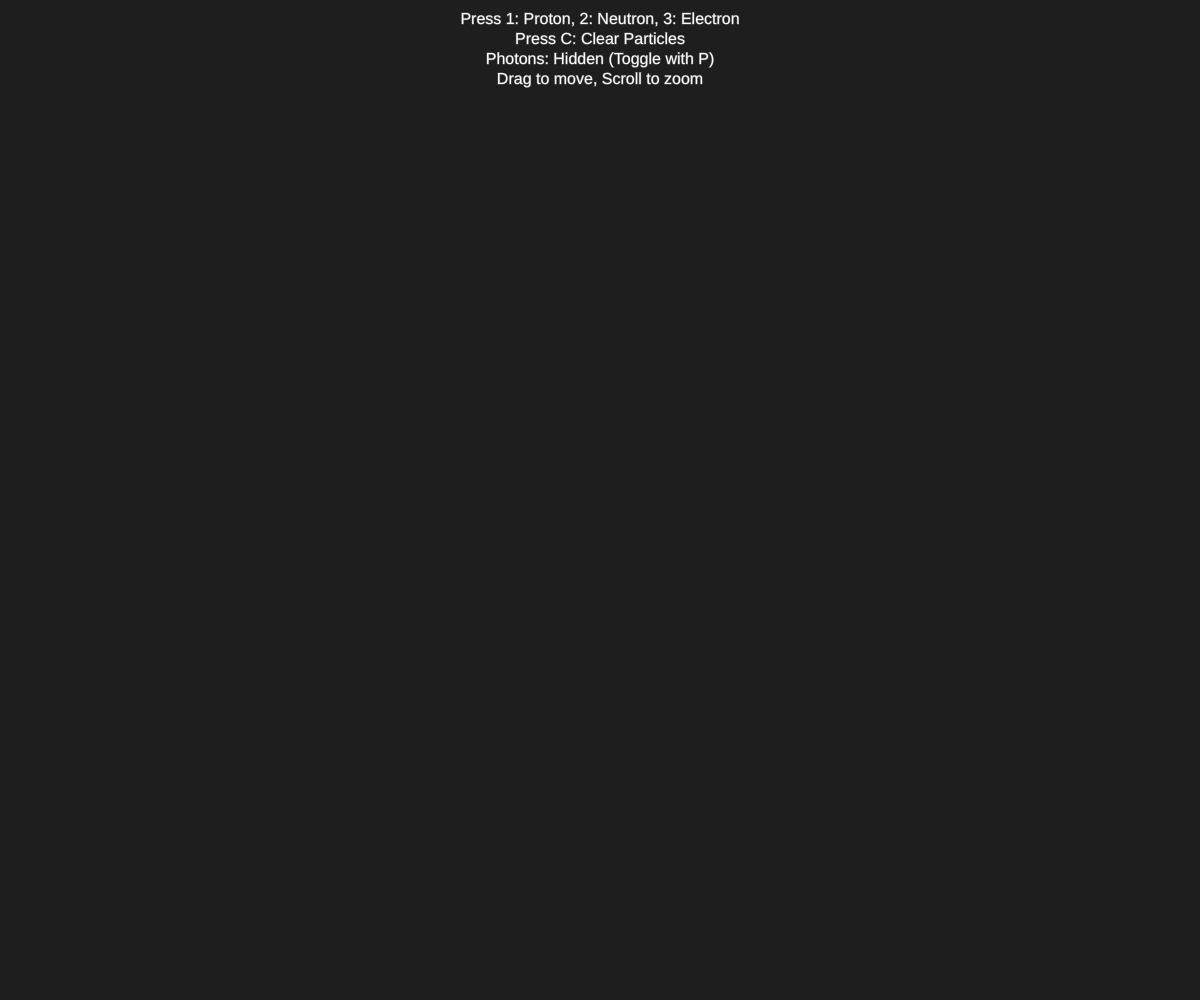
Frame 1 (no input)
Frame 60 (no input): identical to frame 1, image omitted
Frame 120 (the mouse pressed at the canvas centre since frame 60): identical to frame 1, image omitted

The p5.js sketch that drew this single still picture (run headless with seeded random() and noise() and a simulated clock; from frame 60 on, the mouse is pressed at the canvas centre):

// p5.js sketch
// ── sketch.js
let particles = [];
let simulateElectrostatic = true; // Toggle between electrostatic and gravitational forces
let protonCharge = 1; // Charge for protons
let neutronCharge = 0; // Charge for neutrons
let electronCharge = -1; // Charge for electrons
let protonMass = 1883; // Simplified mass
let neutronMass = 1883; // Simplified mass
let electronMass = 400; // Simplified mass
let k = 1000; // Simplified electrostatic constant
let G = 1e-6; // Simplified gravitational constant
let positiveForce = true; // Toggle for positive or negative force
let mouseForceMagnitude = 10; // Adjustable force magnitude for mouse
let softeningFactor = 0.1; // Factor to prevent division by zero or instability
let photonEmissionSpeed = 3; // Speed threshold for photon emission
let photonEnergyLoss = 0.1; // Fraction of speed lost upon photon emission
let strongnuclearConstant = 1000;
let showPhotons = false; // Toggle visibility of photons
let photons = []; // Store emitted photons
// Global variables for world transformations
let scaleFactor = 1;
let offsetX = 0;
let offsetY = 0;
let worldSize = 5000; // Define the size of the world
let keySpawnTimers = {}; // Track time keys are held
let mousegravity = 1000;
let mouseelectrostaic = 1000000;

function setup() {
  createCanvas(window.innerWidth, window.innerHeight);
  textAlign(CENTER, CENTER);
}

function draw() {
  background(30);

  // Apply transformations
  translate(offsetX, offsetY);
  scale(scaleFactor);

  // Draw world boundaries
  stroke(100);
  noFill();
  rect(-worldSize / 2, -worldSize / 2, worldSize, worldSize);

  // Spawn particles based on key hold duration
  handleKeySpawn();

  // Display particles
  for (let particle of particles) {
    particle.update();
    particle.show();
  }

  // Display photons
  if (showPhotons) {
    for (let photon of photons) {
      photon.update();
      photon.show();
    }
  }

  // Remove photons that are off-screen
  photons = photons.filter(photon => photon.isOnScreen());

  // Draw HUD (untransformed for clarity)
  resetMatrix();
  drawHUD();
}

function mouseDragged() {
  // Adjust the offsets for dragging
  offsetX += movedX;
  offsetY += movedY;
}

function mouseWheel(event) {
  // Zooming at mouse position
  const zoomFactor = event.delta > 0 ? 0.9 : 1.1;
  const mouseWorldX = (mouseX - offsetX) / scaleFactor;
  const mouseWorldY = (mouseY - offsetY) / scaleFactor;

  scaleFactor *= zoomFactor;
  scaleFactor = constrain(scaleFactor, 0.00005, 1000); // Limit zoom levels

  // Adjust offsets to keep zoom centered on mouse
  offsetX = mouseX - mouseWorldX * scaleFactor;
  offsetY = mouseY - mouseWorldY * scaleFactor;
}

function keyPressed() {
  // Initialize spawn timer for key
  if (!keySpawnTimers[key]) {
    keySpawnTimers[key] = millis();
    spawnParticleByKey(key); // Spawn one particle immediately
  }

  // Other key-based interactions
  if (key === "q") frameRate(0);
  if (key === "w") frameRate(60);
  if (key === "e") frameRate(5);
  if (key === "C" || key === "c") particles = []; // Clear all particles
  if (key === "P" || key === "p") showPhotons = !showPhotons; // Toggle photon visibility
}

function keyReleased() {
  // Remove spawn timer for key
  delete keySpawnTimers[key];
}

function handleKeySpawn() {
  for (let key in keySpawnTimers) {
    let elapsed = millis() - keySpawnTimers[key];
    if (elapsed > 500) { // Start spawning continuously after 500ms
      spawnParticleByKey(key);
    }
  }
}

function spawnParticleByKey(key) {
  const x = mouseX / scaleFactor - offsetX / scaleFactor;
  const y = mouseY / scaleFactor - offsetY / scaleFactor;
  if (x >= -worldSize / 2 && x <= worldSize / 2 && y >= -worldSize / 2 && y <= worldSize / 2) {
    if (key === "1") particles.push(new Proton(x, y));
    if (key === "2") particles.push(new Neutron(x, y));
    if (key === "3") particles.push(new Electron(x, y));


  }
}

function drawHUD() {
  // Reset transformations to draw HUD in screen space
  resetMatrix();
  
  fill(255);
  textSize(16);
  
  text("Press 1: Proton, 2: Neutron, 3: Electron", width / 2, 20);
  text("Press C: Clear Particles", width / 2, 40);
  text(`Photons: ${showPhotons ? "Visible" : "Hidden"} (Toggle with P)`, width / 2, 60);
  text("Drag to move, Scroll to zoom", width / 2, 80);
}




class Particle {
  constructor(x, y, charge, mass, color) {
    this.x = x;
    this.y = y;
    this.vx = 0;
    this.vy = 0;
    this.ax = 0;
    this.ay = 0;
    this.charge = charge;
    this.mass = mass;
    this.color = color;
  }

  applyForce(force) {
    this.ax += force.x / this.mass;
    this.ay += force.y / this.mass;
  }

  emitPhoton() {
    let speed = sqrt(this.vx ** 2 + this.vy ** 2);
    if (speed > photonEmissionSpeed && (this instanceof Neutron || this instanceof Proton)) {
      let direction = createVector(this.vx, this.vy).normalize();
      photons.push(new Photon(this.x, this.y, direction));
      this.vx *= 1 - photonEnergyLoss;
      this.vy *= 1 - photonEnergyLoss;
    }
    if (speed > photonEmissionSpeed*7 && (this instanceof Electron)) {
      let direction = createVector(this.vx, this.vy).normalize();
      photons.push(new Photon(this.x, this.y, direction));
      this.vx *= 1 - photonEnergyLoss;
      this.vy *= 1 - photonEnergyLoss;
    }
  }

  update() {

    this.vx += this.ax;
    this.vy += this.ay;
    this.x += this.vx;
    this.y += this.vy;
    this.ax = 0;
    this.ay = 0;

    // Emit photons if moving fast enough
    this.emitPhoton();

    // Screen wrapping
    if (this.x < -0.5*worldSize) this.x = 0.5*worldSize;
    if (this.x > 0.5*worldSize) this.x = -0.5*worldSize;
    if (this.y < -0.5*worldSize) this.y = 0.5*worldSize;
    if (this.y > 0.5*worldSize) this.y = -0.5*worldSize;

    function resolveCollision(thisObj, otherObj) {
      let dx = otherObj.x - thisObj.x;
      let dy = otherObj.y - thisObj.y;
      let distance = dist(thisObj.x, thisObj.y, otherObj.x, otherObj.y);
      let minDistance = 10; 
  
      if (distance < minDistance) {
          let overlap = minDistance - distance;
          let angle = atan2(dy, dx);
          
          // Push each circle away equally
          let moveX = (overlap / 2) * cos(angle);
          let moveY = (overlap / 2) * sin(angle);
  
          thisObj.x -= moveX;
          thisObj.y -= moveY;
          otherObj.x += moveX;
          otherObj.y += moveY;
      }
  }

    // Interaction with other particles
    for (let other of particles) {
      if (this !== other) {

        let r = dist(this.x, this.y, other.x, other.y);
        if (r > 0) {
          let direction = createVector(
            other.x - this.x,
            other.y - this.y
          ).normalize();

          // Gravitational force
          let gravForceMag = (G * (this.mass * other.mass)) / (r^2 + softeningFactor);
          let gravForce = direction.copy().mult(gravForceMag);
          this.applyForce(gravForce);

          // Electrostatic force
          if (simulateElectrostatic) {
            let electroForceMag = (k * (this.charge * other.charge)) / (r^2 + softeningFactor);
            // Correct attraction/repulsion logic
            if (this.charge * other.charge < 0) electroForceMag = Math.abs(electroForceMag);
            else electroForceMag = -Math.abs(electroForceMag);
            let electroForce = direction.copy().mult(electroForceMag);
            this.applyForce(electroForce);
          }

          // Strong nuclear force (short-range attraction)
          if (
            (this instanceof Proton && other instanceof Neutron) ||
            (this instanceof Neutron && other instanceof Proton)
          ) {
            let nuclearForceMag 
            if (r < 20 && r >11) {
              nuclearForceMag = strongnuclearConstant;

            }         
            let nuclearForce = direction.copy().mult(nuclearForceMag);
            this.applyForce(nuclearForce);

          }
          if (
            (this instanceof Proton && other instanceof Proton) 
          ) {
            resolveCollision(this,other);
          }
          if (
            (this instanceof Neutron && other instanceof Neutron)
          ) {
            resolveCollision(this,other);
          }
        }
      }
    }
  }

  show() {
    noStroke();
    fill(this.color);
    ellipse(this.x, this.y, 10);
  }
}

class Photon {
  constructor(x, y, direction) {
    this.x = x;
    this.y = y;
    this.vx = direction.x * 10; // Photon speed
    this.vy = direction.y * 10;
    this.color = color(255, 255, 0);
  }

  update() {
    this.x += this.vx;
    this.y += this.vy;
  }

  isOnScreen() {
    return this.x >= -0.5*worldSize && this.x <= 0.5*worldSize && this.y >= -0.5*worldSize && this.y <= 0.5*worldSize;
  }

  show() {
    noStroke();
    fill(this.color);
    ellipse(this.x, this.y, 5);
  }
}

class Proton extends Particle {
  constructor(x, y) {
    super(x, y, protonCharge, protonMass, color(255, 0, 0));
  }
}

class Neutron extends Particle {
  constructor(x, y) {
    super(x, y, neutronCharge, neutronMass, color(255, 255, 0));
  }
}

class Electron extends Particle {
  constructor(x, y) {
    super(x, y, electronCharge, electronMass, color(0, 0, 255));
  }
}
